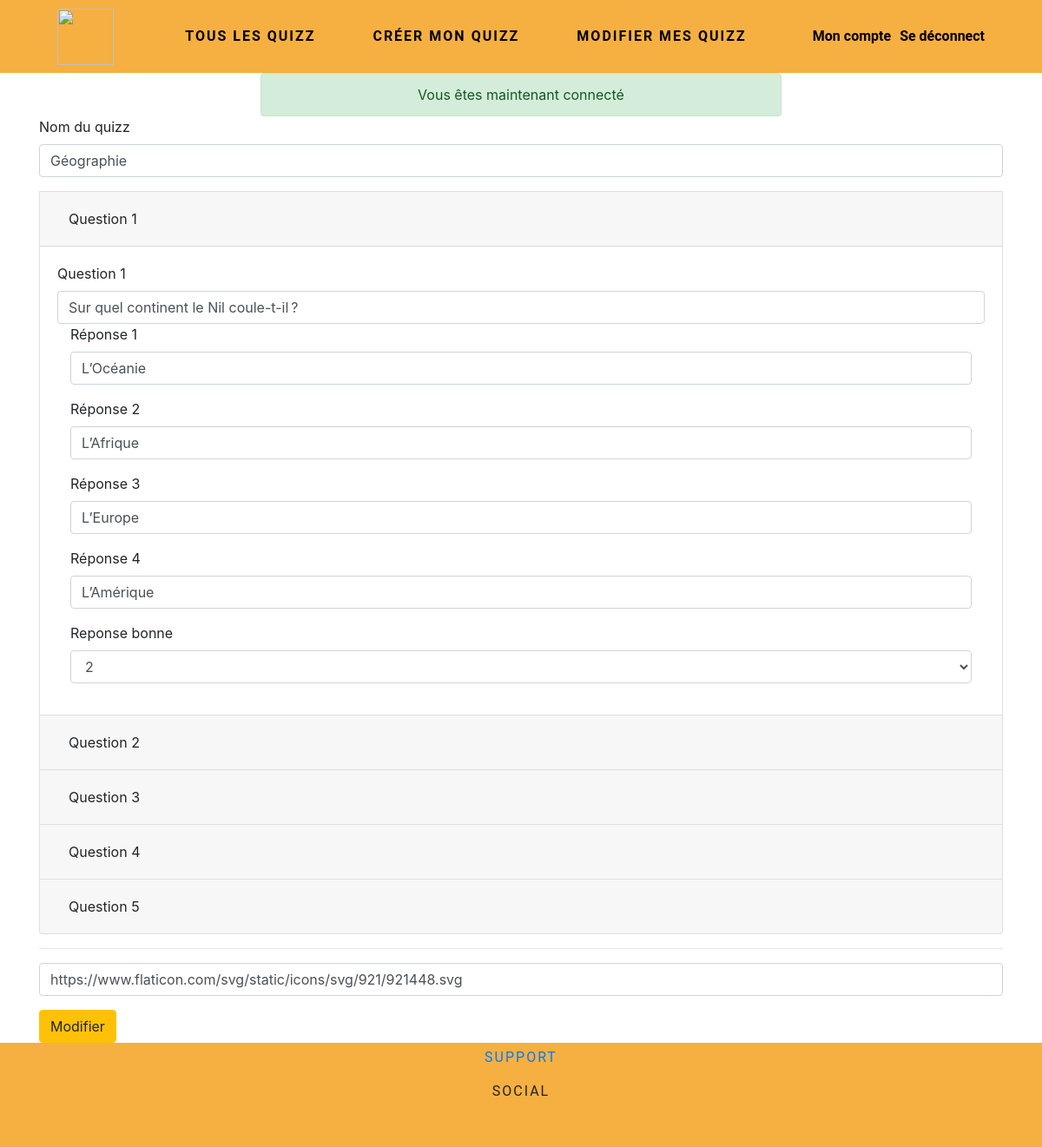
The app's page /Inscription/php/modify_quizz.php/?id_quizz=10 (signed in) with its own data.
### tables this page shows
CREATE TABLE `quizz` (
  `id_quizz` int(11) NOT NULL,
  `quizz_name` varchar(255) NOT NULL,
  `quizz_q1` varchar(255) DEFAULT NULL,
  `quizz_q1r1` varchar(255) DEFAULT NULL,
  `quizz_q1r2` varchar(255) DEFAULT NULL,
  `quizz_q1r3` varchar(255) DEFAULT NULL,
  `quizz_q1r4` varchar(255) DEFAULT NULL,
  `quizz_q2` varchar(255) DEFAULT NULL,
  `quizz_q2r1` varchar(255) DEFAULT NULL,
  `quizz_q2r2` varchar(255) DEFAULT NULL,
  `quizz_q2r3` varchar(255) DEFAULT NULL,
  `quizz_q2r4` varchar(255) DEFAULT NULL,
  `quizz_q3` varchar(255) DEFAULT NULL,
  `quizz_q3r1` varchar(255) DEFAULT NULL,
  `quizz_q3r2` varchar(255) DEFAULT NULL,
  `quizz_q3r3` varchar(255) DEFAULT NULL,
  `quizz_q3r4` varchar(255) DEFAULT NULL,
  `quizz_q4` varchar(255) DEFAULT NULL,
  `quizz_q4r1` varchar(255) DEFAULT NULL,
  `quizz_q4r2` varchar(255) DEFAULT NULL,
  `quizz_q4r3` varchar(255) DEFAULT NULL,
  `quizz_q4r4` varchar(255) DEFAULT NULL,
  `quizz_q5` varchar(255) DEFAULT NULL,
  `quizz_q5r1` varchar(255) DEFAULT NULL,
  `quizz_q5r2` varchar(255) DEFAULT NULL,
  `quizz_q5r3` varchar(255) DEFAULT NULL,
  `quizz_q5r4` varchar(255) DEFAULT NULL,
  `quizz_q1rb` int(4) DEFAULT NULL,
  `quizz_q2rb` int(4) DEFAULT NULL,
  `quizz_q3rb` int(4) DEFAULT NULL,
  `quizz_q4rb` int(4) DEFAULT NULL,
  `quizz_q5rb` int(4) DEFAULT NULL,
  `id_user` int(11) NOT NULL,
  `img_link` text DEFAULT NULL
);

### Inscription/php/inc/request.php (called while the page is built)
<?php
require 'db.php';
$result_quizz = $pdo->query('SELECT * FROM quizz INNER JOIN users WHERE quizz.id_user = users.id');

### Inscription/php/modify_quizz.php (the view, shortened to what this page needs)
<?php
require 'inc/db.php';
require 'inc/request.php';
$id_quizz = isset($_GET['id_quizz']) ? $_GET['id_quizz'] : NULL;
?>
<!doctype html>
<html lang="en">
<head>
    <link rel="stylesheet" href="https://stackpath.bootstrapcdn.com/bootstrap/4.3.1/css/bootstrap.min.css">
    <link rel="stylesheet" href="../../../assets/css/style.main.css">
<body>
    <?php include 'inc/header.php' ?>
    <?php if (isset($_SESSION['flash'])) : ?>
        <?php foreach ($_SESSION['flash'] as $type => $message) : ?>
            <div class="alert alert-<?= $type ?>" style="width: 50%; text-align: center;margin: 0 auto;">
                <?= $message; ?>
            </div>
        <?php endforeach; ?>
    <?php endif; ?>
    <div class="container">
        <div class="quizz-list">
            <?php while ($quizz = $result_quizz->fetch(PDO::FETCH_OBJ)) : ?>
                <?php if ($quizz->id_quizz == intval($id_quizz)) : ?>
                    <form method='post' action="modify_quizz.php" class='needs-validation' novalidate>
                        <div class="accordion" id="accordionExample">
                            <div class="form-group">
                                <label for="QuizzName">Nom du quizz</label>
                                <input type="text" class="form-control" id="QuizzName" placeholder="Entrez le nom du quizz" name="quizz_name" value="<?php echo $quizz->quizz_name; ?>" required>
                            </div>
                            <div class="card">
                                <div class="card-header" id="headingOne">
                                    <h5 class="mb-0">
                                        <button class="btn" type="button" data-toggle="collapse" data-target="#collapseOne" aria-expanded="true" aria-controls="collapseOne">
                                            Question 1
                                        </button>
                                    </h5>
                                </div>
                                <div id="collapseOne" class="collapse show" aria-labelledby="headingOne" data-parent="#accordionExample">
                                    <div class="card-body">
                                        <div class="form-group">
                                            <label for="QuizzQ1">Question 1</label>
                                            <input type="text" class="form-control" id="QuizzQ1" placeholder="Question 1" name="quizz_q1" value="<?php echo $quizz->quizz_q1; ?>" required>
                                            <div class="container">
                                                <div class="form-group">
                                                    <label for="QuizzQ1R1">Réponse 1</label>
                                                    <input type="text" class="form-control" id="QuizzQ1R1" placeholder="Réponse 1" name="quizz_q1r1" value="<?php echo $quizz->quizz_q1r1; ?>">
                                                </div>
                                                <div class="form-group">
                                                    <label for="QuizzQ1R2">Réponse 2</label>
                                                    <input type="text" class="form-control" id="QuizzQ1R2" placeholder="Réponse 2" name="quizz_q1r2" value="<?php echo $quizz->quizz_q1r2; ?>">
                                                </div>
                                                <div class="form-group">
                                                    <label for="QuizzQ1R3">Réponse 3</label>
                                                    <input type="text" class="form-control" id="QuizzQ1R3" placeholder="Réponse 3" name="quizz_q1r3" value="<?php echo $quizz->quizz_q1r3; ?>">
                                                </div>
                                                <div class="form-group">
                                                    <label for="QuizzQ1R4">Réponse 4</label>
                                                    <input type="text" class="form-control" id="QuizzQ1R4" placeholder="Réponse 4" name="quizz_q1r4" value="<?php echo $quizz->quizz_q1r4; ?>">
                                                </div>
                                                <div class="form-group">
                                                    <label for="QuizzQ1Rb">Reponse bonne</label>
                                                    <select class="form-control" id="QuizzQ1Rb" name="quizz_q1rb">
                                                        <option selected="selected"><?php echo $quizz->quizz_q1rb; ?></option>
                                                    </select>
                                                </div>
                                            </div>
                                        </div>
                                    </div>
                                </div>
                            </div>
                            <div class="card">
                                <div class="card-header" id="headingTwo">
                                    <h5 class="mb-0">
                                        <button class="btn collapsed" type="button" data-toggle="collapse" data-target="#collapseTwo" aria-expanded="false" aria-controls="collapseTwo">
                                            Question 2
                                        </button>
                                    </h5>
                                </div>
                            </div>
                            <div class="card">
                                <div class="card-header" id="headingThree">
                                    <h5 class="mb-0">
                                        <button class="btn collapsed" type="button" data-toggle="collapse" data-target="#collapseThree" aria-expanded="false" aria-controls="collapseThree">
                                            Question 3
                                        </button>
                                    </h5>
                                </div>
                            </div>
                            <div class="card">
                                <div class="card-header" id="headingFour">
                                    <h5 class="mb-0">
                                        <button class="btn" type="button" data-toggle="collapse" data-target="#collapseFour" aria-expanded="false" aria-controls="collapseFour">
                                            Question 4
                                        </button>
                                    </h5>
                                </div>
                            </div>
                            <div class="card">
                                <div class="card-header" id="headingFive">
                                    <h5 class="mb-0">
                                        <button class="btn collapsed" type="button" data-toggle="collapse" data-target="#collapseFive" aria-expanded="false" aria-controls="collapseFive">
                                            Question 5
                                        </button>
                                    </h5>
                                </div>
                            </div>
                        </div>
                        <hr>
                        <div class="form-group">
                            <input class="form-control" type="text" name="img_link" placeholder="Liens vers votre image" required value="<?php echo $quizz->img_link; ?>">
                        </div>
                        <button type="submit" class="btn btn-warning" name="modifier">Modifier</button>
                    </form>
                <?php endif; ?>
            <?php endwhile; ?>
        </div>
    </div>
    <?php include 'inc/footer.php' ?>
</body>

### assets/css/style.main.css (style rules this page uses)
::marker { font-weight: 800; }

### records on screen
quizz: quizz_name "Géographie", quizz_q1 "Sur quel continent le Nil coule-t-il ?", quizz_q1r1 "L’Océanie", quizz_q1r2 "L’Afrique", quizz_q1r3 "L’Europe", quizz_q1r4 "L’Amérique", quizz_q1rb "2", img_link "https://www.flaticon.com/svg/static/icons/svg/921/921448.svg"

### other values on screen
$message "Vous êtes maintenant connecté"
